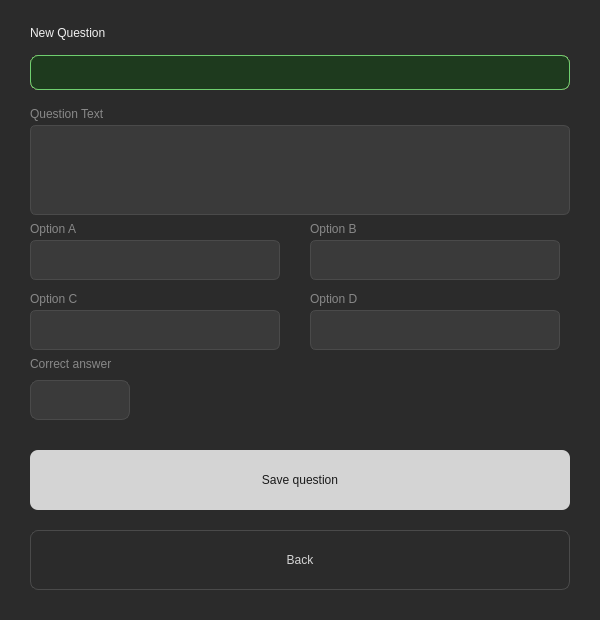
<?xml version="1.0" encoding="UTF-8"?>
<ui version="4.0">
 <class>Dialog</class>
 <widget class="QDialog" name="Dialog">
  <property name="geometry">
   <rect>
    <x>0</x>
    <y>0</y>
    <width>600</width>
    <height>620</height>
   </rect>
  </property>
  <property name="windowTitle">
   <string>Dialog</string>
  </property>
  <widget class="QWidget" name="widget" native="true">
   <property name="geometry">
    <rect>
     <x>0</x>
     <y>0</y>
     <width>600</width>
     <height>620</height>
    </rect>
   </property>
   <property name="styleSheet">
    <string notr="true">QWidget {
    background-color: #2B2B2B;
}</string>
   </property>
   <widget class="QLabel" name="label">
    <property name="geometry">
     <rect>
      <x>30</x>
      <y>20</y>
      <width>200</width>
      <height>25</height>
     </rect>
    </property>
    <property name="styleSheet">
     <string notr="true">QLabel {
    color: #F0F0F0;
    font: bold 16px &quot;Segoe UI&quot;;
}</string>
    </property>
    <property name="text">
     <string>New Question</string>
    </property>
   </widget>
   <widget class="QLabel" name="error_label">
    <property name="geometry">
     <rect>
      <x>30</x>
      <y>55</y>
      <width>540</width>
      <height>35</height>
     </rect>
    </property>
    <property name="styleSheet">
     <string notr="true">QLabel {
    background-color: #3A1E1E;
    color: #CF6F6F;
    border: 1px solid #CF6F6F;
    border-radius: 8px;
    font: 13px &quot;Segoe UI&quot;;
    padding: 10px 14px;
}</string>
    </property>
    <property name="text">
     <string/>
    </property>
   </widget>
   <widget class="QLabel" name="success_label">
    <property name="geometry">
     <rect>
      <x>30</x>
      <y>55</y>
      <width>540</width>
      <height>35</height>
     </rect>
    </property>
    <property name="styleSheet">
     <string notr="true">QLabel {
    background-color: #1E3A1E;
    color: #6FCF6F;
    border: 1px solid #6FCF6F;
    border-radius: 8px;
    font: 13px &quot;Segoe UI&quot;;
    padding: 10px 14px;
}</string>
    </property>
    <property name="text">
     <string/>
    </property>
   </widget>
   <widget class="QLabel" name="label_2">
    <property name="geometry">
     <rect>
      <x>30</x>
      <y>105</y>
      <width>120</width>
      <height>18</height>
     </rect>
    </property>
    <property name="styleSheet">
     <string notr="true">QLabel {
    color: #888888;
    font: 11px &quot;Segoe UI&quot;;
}</string>
    </property>
    <property name="text">
     <string>Question Text</string>
    </property>
   </widget>
   <widget class="QLineEdit" name="question_input">
    <property name="geometry">
     <rect>
      <x>30</x>
      <y>125</y>
      <width>540</width>
      <height>90</height>
     </rect>
    </property>
    <property name="styleSheet">
     <string notr="true">QLineEdit {
    background-color: #3A3A3A;
    color: #F0F0F0;
    border: 1px solid #4A4A4A;
    border-radius: 6px;
    padding: 7px 10px;
    font: 13px &quot;Segoe UI&quot;;
}
QLineEdit:focus { border: 1px solid #D4D4D4; }</string>
    </property>
    <property name="text">
     <string/>
    </property>
   </widget>
   <widget class="QLabel" name="label_3">
    <property name="geometry">
     <rect>
      <x>30</x>
      <y>220</y>
      <width>100</width>
      <height>18</height>
     </rect>
    </property>
    <property name="styleSheet">
     <string notr="true">QLabel {
    color: #888888;
    font: 11px &quot;Segoe UI&quot;;
}</string>
    </property>
    <property name="text">
     <string>Option A</string>
    </property>
   </widget>
   <widget class="QLabel" name="label_4">
    <property name="geometry">
     <rect>
      <x>310</x>
      <y>220</y>
      <width>100</width>
      <height>18</height>
     </rect>
    </property>
    <property name="styleSheet">
     <string notr="true">QLabel {
    color: #888888;
    font: 11px &quot;Segoe UI&quot;;
}</string>
    </property>
    <property name="text">
     <string>Option B</string>
    </property>
   </widget>
   <widget class="QLineEdit" name="option_b_input">
    <property name="geometry">
     <rect>
      <x>310</x>
      <y>240</y>
      <width>250</width>
      <height>40</height>
     </rect>
    </property>
    <property name="styleSheet">
     <string notr="true">QLineEdit {
    background-color: #3A3A3A;
    color: #F0F0F0;
    border: 1px solid #4A4A4A;
    border-radius: 6px;
    padding: 7px 10px;
    font: 13px &quot;Segoe UI&quot;;
}
QLineEdit:focus { border: 1px solid #D4D4D4; }</string>
    </property>
    <property name="text">
     <string/>
    </property>
   </widget>
   <widget class="QLineEdit" name="option_a_input">
    <property name="geometry">
     <rect>
      <x>30</x>
      <y>240</y>
      <width>250</width>
      <height>40</height>
     </rect>
    </property>
    <property name="styleSheet">
     <string notr="true">QLineEdit {
    background-color: #3A3A3A;
    color: #F0F0F0;
    border: 1px solid #4A4A4A;
    border-radius: 6px;
    padding: 7px 10px;
    font: 13px &quot;Segoe UI&quot;;
}
QLineEdit:focus { border: 1px solid #D4D4D4; }</string>
    </property>
    <property name="text">
     <string/>
    </property>
   </widget>
   <widget class="QLabel" name="label_5">
    <property name="geometry">
     <rect>
      <x>30</x>
      <y>290</y>
      <width>100</width>
      <height>18</height>
     </rect>
    </property>
    <property name="styleSheet">
     <string notr="true">QLabel {
    color: #888888;
    font: 11px &quot;Segoe UI&quot;;
}</string>
    </property>
    <property name="text">
     <string>Option C</string>
    </property>
   </widget>
   <widget class="QLineEdit" name="option_c_input">
    <property name="geometry">
     <rect>
      <x>30</x>
      <y>310</y>
      <width>250</width>
      <height>40</height>
     </rect>
    </property>
    <property name="styleSheet">
     <string notr="true">QLineEdit {
    background-color: #3A3A3A;
    color: #F0F0F0;
    border: 1px solid #4A4A4A;
    border-radius: 6px;
    padding: 7px 10px;
    font: 13px &quot;Segoe UI&quot;;
}
QLineEdit:focus { border: 1px solid #D4D4D4; }</string>
    </property>
    <property name="text">
     <string/>
    </property>
   </widget>
   <widget class="QLabel" name="label_6">
    <property name="geometry">
     <rect>
      <x>310</x>
      <y>290</y>
      <width>100</width>
      <height>18</height>
     </rect>
    </property>
    <property name="styleSheet">
     <string notr="true">QLabel {
    color: #888888;
    font: 11px &quot;Segoe UI&quot;;
}</string>
    </property>
    <property name="text">
     <string>Option D</string>
    </property>
   </widget>
   <widget class="QLineEdit" name="option_d_input">
    <property name="geometry">
     <rect>
      <x>310</x>
      <y>310</y>
      <width>250</width>
      <height>40</height>
     </rect>
    </property>
    <property name="styleSheet">
     <string notr="true">QLineEdit {
    background-color: #3A3A3A;
    color: #F0F0F0;
    border: 1px solid #4A4A4A;
    border-radius: 6px;
    padding: 7px 10px;
    font: 13px &quot;Segoe UI&quot;;
}
QLineEdit:focus { border: 1px solid #D4D4D4; }</string>
    </property>
    <property name="text">
     <string/>
    </property>
   </widget>
   <widget class="QLabel" name="label_7">
    <property name="geometry">
     <rect>
      <x>30</x>
      <y>355</y>
      <width>150</width>
      <height>18</height>
     </rect>
    </property>
    <property name="styleSheet">
     <string notr="true">QLabel {
    color: #888888;
    font: 11px &quot;Segoe UI&quot;;
}</string>
    </property>
    <property name="text">
     <string>Correct answer</string>
    </property>
   </widget>
   <widget class="QComboBox" name="comboBox">
    <property name="geometry">
     <rect>
      <x>30</x>
      <y>380</y>
      <width>100</width>
      <height>40</height>
     </rect>
    </property>
    <property name="styleSheet">
     <string notr="true">QComboBox {
    background-color: #3A3A3A;
    color: #F0F0F0;
    border: 1px solid #4A4A4A;
    border-radius: 8px;
    padding: 8px 12px;
    font: 13px &quot;Segoe UI&quot;;
}
QComboBox:focus { border: 1px solid #D4D4D4; }
QComboBox::drop-down { border: none; }
QComboBox QAbstractItemView {
    background-color: #3A3A3A;
    color: #F0F0F0;
    selection-background-color: #4A4A4A;
    border: 1px solid #4A4A4A;
}</string>
    </property>
    <property name="editable">
     <bool>true</bool>
    </property>
    <property name="currentText">
     <string/>
    </property>
   </widget>
   <widget class="QPushButton" name="save_btn">
    <property name="geometry">
     <rect>
      <x>30</x>
      <y>450</y>
      <width>540</width>
      <height>60</height>
     </rect>
    </property>
    <property name="cursor">
     <cursorShape>PointingHandCursor</cursorShape>
    </property>
    <property name="styleSheet">
     <string notr="true">QPushButton {
    background-color: #D4D4D4;
    color: #1A1A1A;
    border: none;
    border-radius: 8px;
    font: bold 14px &quot;Segoe UI&quot;;
    padding: 10px;
}
QPushButton:hover { background-color: #F0F0F0; }
QPushButton:pressed { background-color: #888888; }</string>
    </property>
    <property name="text">
     <string>Save question</string>
    </property>
   </widget>
   <widget class="QPushButton" name="back_btn">
    <property name="geometry">
     <rect>
      <x>30</x>
      <y>530</y>
      <width>540</width>
      <height>60</height>
     </rect>
    </property>
    <property name="cursor">
     <cursorShape>PointingHandCursor</cursorShape>
    </property>
    <property name="styleSheet">
     <string notr="true">QPushButton {
    background-color: transparent;
    color: #D4D4D4;
    border: 1px solid #4A4A4A;
    border-radius: 8px;
    font: 14px &quot;Segoe UI&quot;;
    padding: 10px;
}
QPushButton:hover { border: 1px solid #D4D4D4; color: #F0F0F0; }
QPushButton:pressed { background-color: #3A3A3A; }</string>
    </property>
    <property name="text">
     <string>Back</string>
    </property>
   </widget>
  </widget>
 </widget>
 <resources/>
 <connections/>
</ui>
